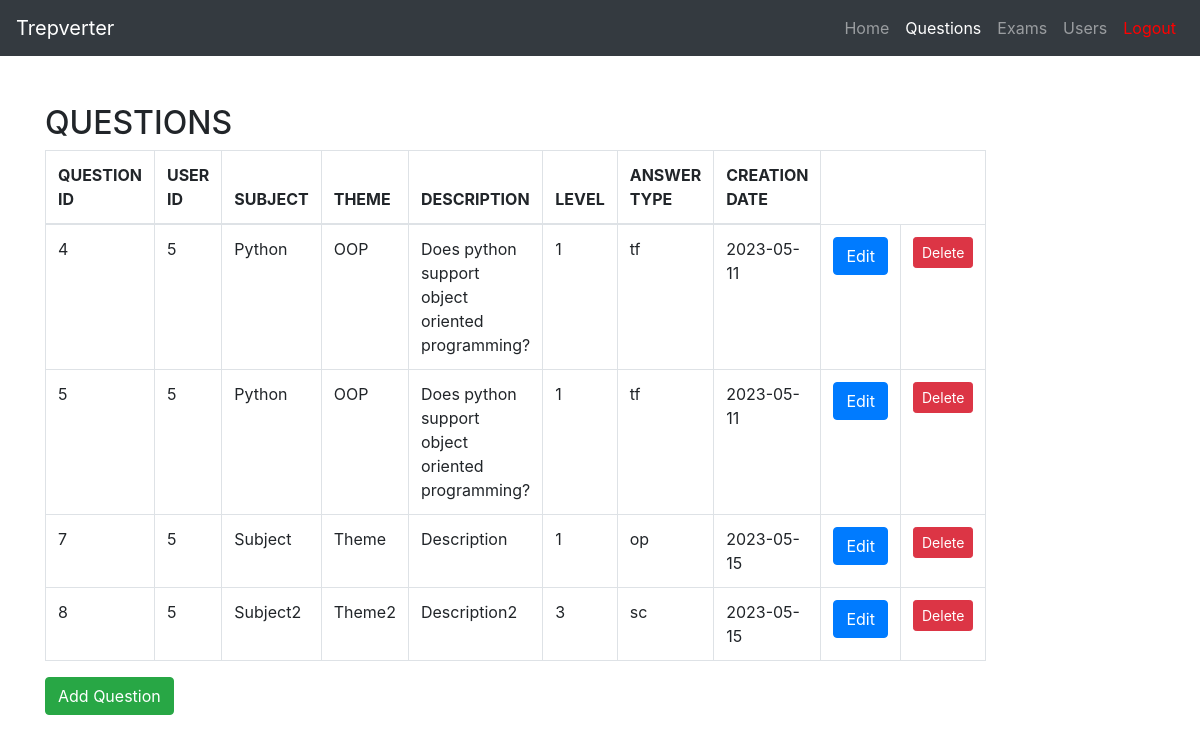
The app's page /questions (signed in), older data.
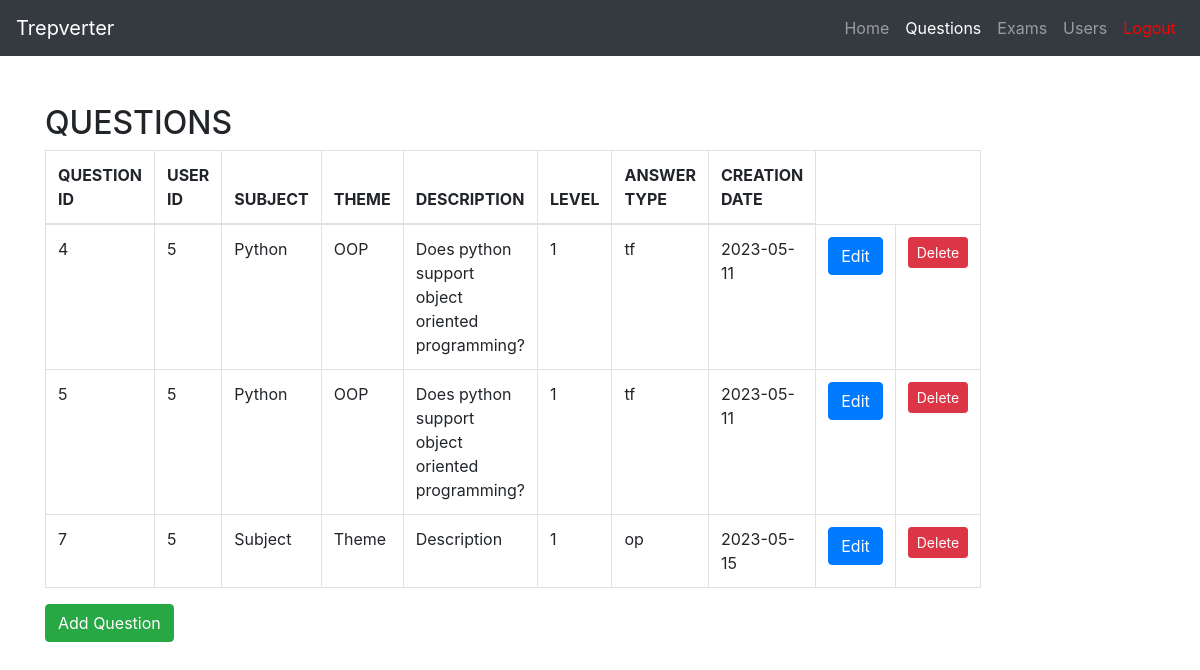
The same page, newer data.
### tables this page shows
CREATE TABLE questions (
	id INTEGER NOT NULL, 
	subject VARCHAR(64) NOT NULL, 
	theme VARCHAR(64) NOT NULL, 
	description VARCHAR NOT NULL, 
	level VARCHAR NOT NULL, 
	answer_type VARCHAR(20) NOT NULL, 
	creation_date DATE NOT NULL, 
	user_id INTEGER, 
	PRIMARY KEY (id), 
	FOREIGN KEY(user_id) REFERENCES users (id)
);

CREATE TABLE users (
	id INTEGER NOT NULL, 
	username VARCHAR(64) NOT NULL, 
	email VARCHAR(64) NOT NULL, 
	password VARCHAR NOT NULL, 
	first_access BOOLEAN NOT NULL, 
	role_id INTEGER, 
	PRIMARY KEY (id), 
	FOREIGN KEY(role_id) REFERENCES roles (id)
);

### views/main.py (the view)
@main.route('/questions', methods=['GET', 'POST'])
@login_required
def questions():
    from models.entities import Question
    from forms import QuestionForm
    all_questions = Question.show_all()
    form = QuestionForm()
    if request.method == 'POST':
        from models.auth import auth_add_question
        return auth_add_question()
    return render_template('questions.html', questions=all_questions, form=form)

### app.py (called while the page is built)
@login_manager.user_loader
def load_user(user_id):
    from models.entities import User
    return User.query.get(int(user_id))

### models/entities.py (called while the page is built)
    def show_all():
        return Question.query.all()

### templates/questions.html (shortened to what this page needs)
{% import "bootstrap/wtf.html" as wtf %}
<!DOCTYPE html>
<html lang="en">
<head>
  <link rel="stylesheet" href="https://maxcdn.bootstrapcdn.com/bootstrap/4.0.0/css/bootstrap.min.css">
</head>
<body>
  <nav class="navbar navbar-expand-lg navbar-dark bg-dark">
    <a class="navbar-brand" href="#">Trepverter</a>
    <div class="collapse navbar-collapse" id="navbarNav">
      <ul class="navbar-nav ml-auto">
        <li class="nav-item">
          <a class="nav-link" href="{{url_for('main.index')}}">Home</a>
        </li>
        <li class="nav-item active">
            <a class="nav-link" href="{{url_for('main.questions')}}">Questions</a>
          </li>
        <li class="nav-item">
          <a class="nav-link" href="{{url_for('main.exams')}}">Exams</a>
        </li>
        <li class="nav-item">
            <a class="nav-link" href="{{url_for('main.users')}}">Users</a>
          </li>
        <li class="nav-item">
          <a class="nav-link" style = "color: red" href="{{url_for('auth.logout')}}">Logout</a>
        </li>
      </ul>
    </div>
  </nav>
  <div class="container mt-5">
    <div class="row">
      <div class="col-md-6">
        <h2>QUESTIONS</h2>
        <table class="table table-bordered table-hover">
          <thead>
              <tr>
                  <th scope="col">QUESTION ID</th>
                  <th scope="col">USER ID</th>
                  <th scope="col">SUBJECT</th>
                  <th scope="col">THEME</th>
                  <th scope="col">DESCRIPTION</th>
                  <th scope="col">LEVEL</th>
                  <th scope="col">ANSWER TYPE</th>
                  <th scope="col">CREATION DATE</th>
              </tr>
          </thead>
          <tbody>
          {% for question in questions %}
              <tr>
                  <td>{{question.id}}</td>
                  <td>{{question.user.id}}</td>
                  <td>{{question.subject}}</td>
                  <td>{{question.theme}}</td>
                  <td>{{question.description}}</td>
                  <td>{{question.level}}</td>
                  <td>{{question.answer_type}}</td>
                  <td>{{question.creation_date}}</td>
                  <td><button type="button" onclick="location.href='questions/{{question.id}}'" class="btn btn-primary">Edit</button></td>
                  <td><button data-toggle="modal" data-target="#deleteModal" class="btn btn-sm btn-danger" data-question-id="{{ question.id }}">Delete</button></td>
              </tr>
          {% endfor %}
          </tbody>
      </table>
        <button type="button" class="btn btn-success" data-toggle="modal" data-target="#addQuestionModal">
          Add Question
        </button>
      </div>
    </div>
  </div>

Row changes from the older to the newer data that the page shows:
removed questions: id "8", user.id "5", subject "Subject2", theme "Theme2", description "Description2", level "3", answer_type "sc", creation_date "2023-05-15"
